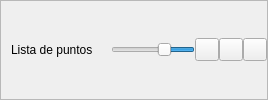
             <widget class="QFrame" name="frame_PointMaterialSubTitle2">
              <property name="frameShape">
               <enum>QFrame::Shape::StyledPanel</enum>
              </property>
              <property name="frameShadow">
               <enum>QFrame::Shadow::Raised</enum>
              </property>
              <property name="QFrameSubTitleStyle" stdset="0">
               <number>1</number>
              </property>
              <layout class="QHBoxLayout" name="horizontalLayout_7">
               <property name="spacing">
                <number>0</number>
               </property>
               <property name="leftMargin">
                <number>10</number>
               </property>
               <property name="topMargin">
                <number>0</number>
               </property>
               <property name="rightMargin">
                <number>0</number>
               </property>
               <property name="bottomMargin">
                <number>0</number>
               </property>
               <item>
                <widget class="QLabel" name="label_cardPointMaterialSubTitle2">
                 <property name="minimumSize">
                  <size>
                   <width>100</width>
                   <height>0</height>
                  </size>
                 </property>
                 <property name="text">
                  <string>Lista de puntos</string>
                 </property>
                 <property name="QLabelStyle" stdset="0">
                  <number>2</number>
                 </property>
                </widget>
               </item>
               <item>
                <widget class="QSlider" name="horizontalSlider_PointMaterialSize">
                 <property name="minimumSize">
                  <size>
                   <width>30</width>
                   <height>0</height>
                  </size>
                 </property>
                 <property name="cursor">
                  <cursorShape>PointingHandCursor</cursorShape>
                 </property>
                 <property name="toolTip">
                  <string>Tamaño de los puntos en el dibujo</string>
                 </property>
                 <property name="minimum">
                  <number>1</number>
                 </property>
                 <property name="maximum">
                  <number>299</number>
                 </property>
                 <property name="singleStep">
                  <number>10</number>
                 </property>
                 <property name="value">
                  <number>100</number>
                 </property>
                 <property name="tracking">
                  <bool>false</bool>
                 </property>
                 <property name="orientation">
                  <enum>Qt::Orientation::Horizontal</enum>
                 </property>
                 <property name="invertedAppearance">
                  <bool>true</bool>
                 </property>
                 <property name="invertedControls">
                  <bool>true</bool>
                 </property>
                 <property name="tickPosition">
                  <enum>QSlider::TickPosition::NoTicks</enum>
                 </property>
                 <property name="tickInterval">
                  <number>0</number>
                 </property>
                 <property name="QSliderStyle" stdset="0">
                  <number>1</number>
                 </property>
                </widget>
               </item>
               <item>
                <widget class="QToolButton" name="toolButton_showHideLabel">
                 <property name="toolTip">
                  <string>Mostrar/ocultar etiquetas</string>
                 </property>
                 <property name="text">
                  <string/>
                 </property>
                 <property name="icon">
                  <iconset resource="../resources/iconos.qrc">
                   <normaloff>:/iconos/iconos_menu_draw_mesh/label_not.svg</normaloff>:/iconos/iconos_menu_draw_mesh/label_not.svg</iconset>
                 </property>
                 <property name="arrowType">
                  <enum>Qt::ArrowType::NoArrow</enum>
                 </property>
                 <property name="QToolButtonSubTitleStyle" stdset="0">
                  <number>1</number>
                 </property>
                </widget>
               </item>
               <item>
                <widget class="QToolButton" name="toolButton_showHidePointMaterial">
                 <property name="toolTip">
                  <string>Mostrar/ocultar puntos</string>
                 </property>
                 <property name="text">
                  <string/>
                 </property>
                 <property name="icon">
                  <iconset resource="../resources/iconos.qrc">
                   <normaloff>:/iconos/iconos_menu_draw_mesh/view_draw.svg</normaloff>:/iconos/iconos_menu_draw_mesh/view_draw.svg</iconset>
                 </property>
                 <property name="arrowType">
                  <enum>Qt::ArrowType::NoArrow</enum>
                 </property>
                 <property name="QToolButtonSubTitleStyle" stdset="0">
                  <number>1</number>
                 </property>
                </widget>
               </item>
               <item>
                <widget class="QToolButton" name="toolButton_cardPointMaterialSubTitle2">
                 <property name="text">
                  <string/>
                 </property>
                 <property name="icon">
                  <iconset resource="../resources/iconos.qrc">
                   <normaloff>:/iconos/iconos_menu_draw_data/minimize.svg</normaloff>:/iconos/iconos_menu_draw_data/minimize.svg</iconset>
                 </property>
                 <property name="arrowType">
                  <enum>Qt::ArrowType::NoArrow</enum>
                 </property>
                 <property name="QToolButtonSubTitleStyle" stdset="0">
                  <number>1</number>
                 </property>
                </widget>
               </item>
              </layout>
             </widget>
